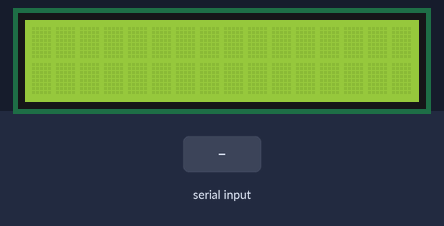
The program below on a simulated Raspberry Pi (BCM pin numbers). On the bench: 16×2 character LCD. The test bench sets the inputs (shaded band). What the program prints to the terminal is not drawn.

Above: at 1.2 s.
1.3 s: "d" typed at the terminal, then Enter
At 1.7 s:
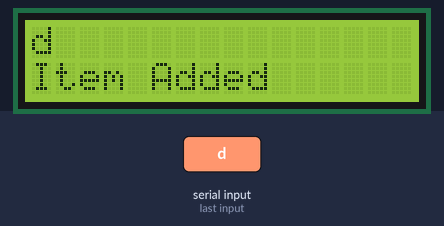
At 2.7 s:
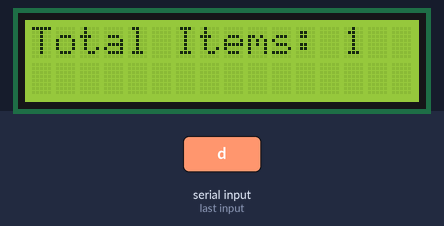
4.3 s: "Q1" typed at the terminal, then Enter
At 5.9 s:
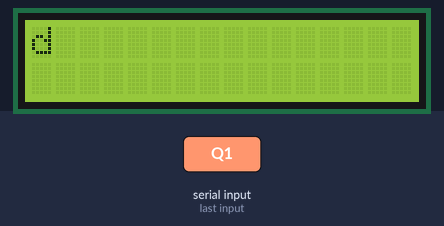
Timing chart, 0 to 7.4 s (numbered marks = the images above; inputs shaded):
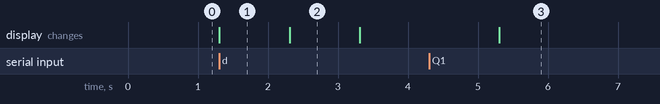

The program:

BarcodeScanner.py
```python
import RPi.GPIO as GPIO
from time import sleep
from RPLCD.gpio import CharLCD

lcd = CharLCD(pin_rs=22, pin_e=17, pin_rw=None, pins_data=[25, 24, 23, 18],
              numbering_mode=GPIO.BCM,
              cols=16, rows=2, dotsize=8)
lcd.clear()

number = 0
scode = ""
item_count = 0
end = False
items = []
i = 0

while (not end):
    lcd.clear()
    scode = str(input())

    if scode == "Q1":
        end = True
    else:
        lcd.write_string(scode)
        items.append(scode)
        lcd.cursor_pos = (1, 0)
        lcd.write_string("Item Added")
        sleep(1)

        lcd.clear()
        item_count = item_count + 1
        IC = str(item_count)
        lcd.write_string("Total Items: ")
        lcd.write_string(IC)
        sleep(1)

lcd.clear()
sleep(1)
while i < item_count :
    lcd.clear()
    lcd.write_string(items[i])
    test = input()
    if test == "" or test == 'd':
        i = i+1
    elif test == 'a' and i > 0:
        i = i-1

lcd.clear()
lcd.close()
GPIO.cleanup()
```

Measured:
- after the input at 1.3 s, the display: changes at once (image 1)
- after the input at 4.3 s, the display: changes after 1.0 s (image 3)
- what the display in image 1 shows lasts 1.0 s, from 1.3 s to 2.3 s
